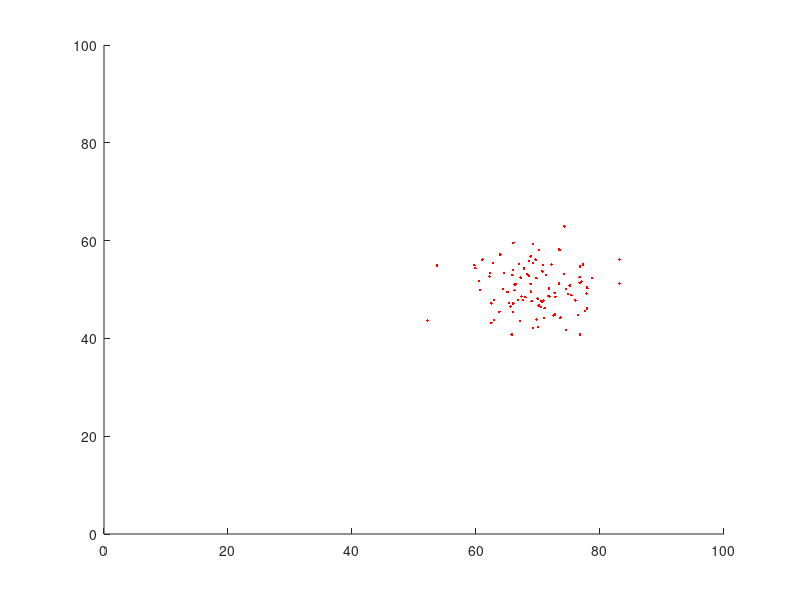

Here is the MATLAB script that generated this plot:
close all 

mu = [0 0];
sigma = [3 0; 0 3];

x = random('normal',70, 5,[1,100])
y = random('normal',50, 5,[1,100])


axis([0 100 0 100])
hold all 
figure(1)
plot (x, y, 'r.')